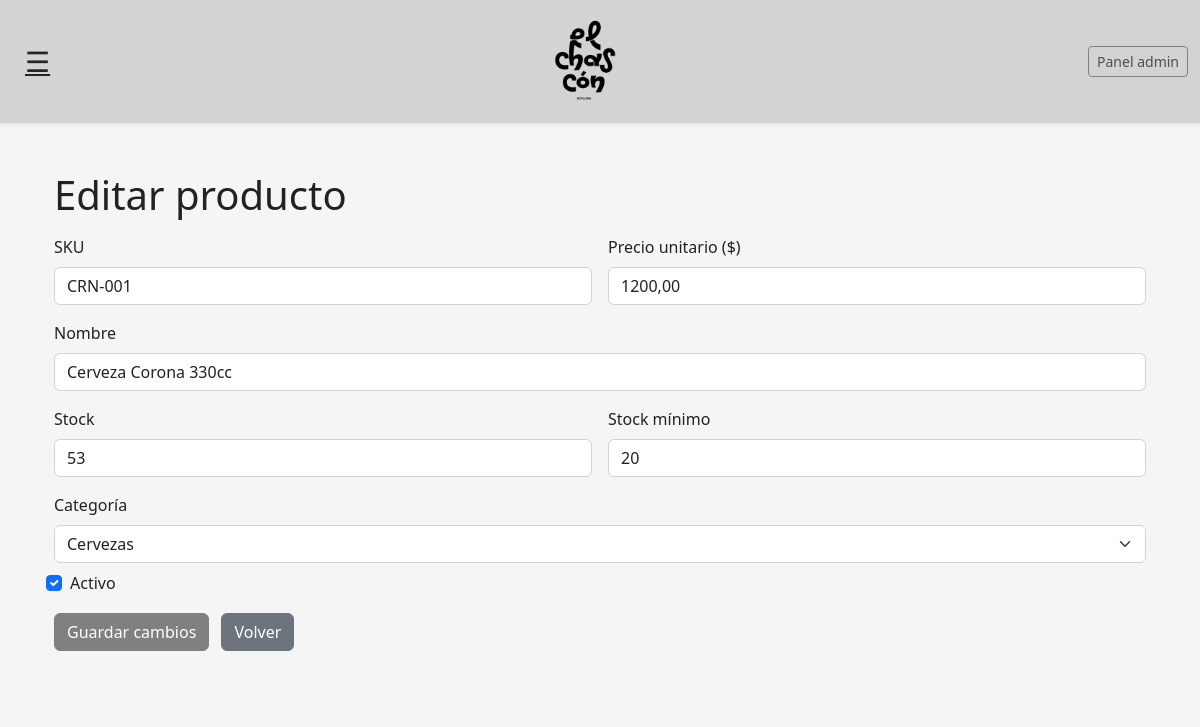
Page /inventario/1/editar/ (signed in) on the committed database.
### inventario/models.py (models this page shows, shortened)
class Producto(models.Model):
    sku = models.CharField(max_length=50, unique=True)
    nombre = models.CharField(max_length=200)
    categoria = models.ForeignKey(
        Categoria,
        on_delete=models.PROTECT,
        related_name="productos",
        null=True,
        blank=True
    )
    proveedor = models.ForeignKey(
        Proveedor,
        on_delete=models.SET_NULL,
        null=True,
        blank=True,
        related_name="productos"
    )
    costo = models.DecimalField(
        max_digits=10,
        decimal_places=2,
        default=0,
        help_text="Costo de compra del producto"
    )
    precio_unitario = models.DecimalField(
        max_digits=10,
        decimal_places=2,
        default=0,
        help_text="Precio de venta del producto"
    )
    stock = models.PositiveIntegerField(default=0)
    stock_minimo = models.PositiveIntegerField(default=0)
    activo = models.BooleanField(default=True)
    bloqueado = models.BooleanField(
        default=False,
        help_text="Si está bloqueado, no puede venderse"
    )
    creado_en = models.DateTimeField(default=timezone.now)
    actualizado_en = models.DateTimeField(auto_now=True)
    class Meta:
        ordering = ["nombre"]

### inventario/views.py (the view, shortened to what this page needs)
# urls.py: path("<int:pk>/editar/", views.editar, name="editar"),
@login_required
def editar(request, pk):
    p = get_object_or_404(Producto, pk=pk)
    categorias = Categoria.objects.all().order_by("nombre")
    errores = []
    return render(
        request,
        "inventario/editar.html",
        {"p": p, "categorias": categorias},
    )

### templates/inventario/editar.html (shortened to what this page needs)
{% extends "base.html" %}
{% block content %}
<div class="container my-4">
  <h1 class="mb-3">Editar producto</h1>
  <form method="post" class="row g-3">
    {% with fv=form_values|default:None %}
      <div class="col-md-6">
        <label class="form-label">SKU</label>
        <input
          type="text"
          name="sku"
          class="form-control"
          value="{{ fv.sku|default:p.sku }}"
          required
        >
      </div>
      <div class="col-md-6">
        <label class="form-label">Precio unitario ($)</label>
        <input
          type="text"
          name="precio_unitario"
          class="form-control"
          value="{{ fv.precio_unitario|default:p.precio_unitario }}"
          required
        >
      </div>
      <div class="col-md-12">
        <label class="form-label">Nombre</label>
        <input
          type="text"
          name="nombre"
          class="form-control"
          value="{{ fv.nombre|default:p.nombre }}"
          required
        >
      </div>
      <div class="col-md-6">
        <label class="form-label">Stock</label>
        <input
          type="number"
          name="stock"
          class="form-control"
          value="{{ fv.stock|default:p.stock }}"
          min="0"
          required
        >
      </div>
      <div class="col-md-6">
        <label class="form-label">Stock mínimo</label>
        <input
          type="number"
          name="stock_minimo"
          class="form-control"
          value="{{ fv.stock_minimo|default:p.stock_minimo }}"
          min="0"
          required
        >
      </div>
      <div class="col-md-12">
        <label class="form-label">Categoría</label>
        <select name="categoria" class="form-select" required>
          {% for c in categorias %}
            {% if fv %}
              {% if fv.categoria|stringformat:"s" == c.id|stringformat:"s" %}
                <option value="{{ c.id }}" selected>{{ c.nombre }}</option>
              {% else %}
                <option value="{{ c.id }}">{{ c.nombre }}</option>
              {% endif %}
            {% else %}
              {% if p.categoria_id == c.id %}
                <option value="{{ c.id }}" selected>{{ c.nombre }}</option>
              {% else %}
                <option value="{{ c.id }}">{{ c.nombre }}</option>
              {% endif %}
            {% endif %}
          {% endfor %}
        </select>
      </div>
      <div class="col-md-12 form-check mt-2">
        <input
          type="checkbox"
          name="activo"
          id="id_activo"
          class="form-check-input"
          value="1"
          {% if fv %}
            {% if fv.activo %}checked{% endif %}
          {% else %}
            {% if p.activo %}checked{% endif %}
          {% endif %}
        >
        <label class="form-check-label" for="id_activo">Activo</label>
      </div>
      <div class="col-12 mt-3">
        <button type="submit" class="btn btn-primary">Guardar cambios</button>
        <a href="{% url 'inventario:lista' %}" class="btn btn-secondary ms-2">Volver</a>
      </div>
    {% endwith %}
  </form>
</div>
{% endblock %}

### static/css/app.css (style rules this page uses)
:root { --bg-main: #F5F5F5; --bg-secondary: #D3D3D3; --bg-card: #FFFFFF; --border-soft: #D3D3D3; --text-main: #222222; --text-muted: #555555; --accent: #808080; --accent-dark: #4f4f4f; --shadow-soft: 0 6px 16px rgba(0, 0, 0, 0.08); --shadow-hover: 0 10px 24px rgba(0, 0, 0, 0.12); }
html, body { background-color: var(--bg-main); color: var(--text-main); }
body { font-family: system-ui, -apple-system, BlinkMacSystemFont, "Segoe UI", sans-serif; }
.form-control, .form-select { background-color: #ffffff; border-color: var(--border-soft); color: var(--text-main); }
.btn-primary { background-color: var(--accent); border-color: var(--accent); }

### rows in the picture
Producto: sku "CRN-001", precio_unitario "1200,00", nombre "Cerveza Corona 330cc", stock "53", stock_minimo "20", activo "☑"

### other values in the picture
form field categoria "Cervezas"
